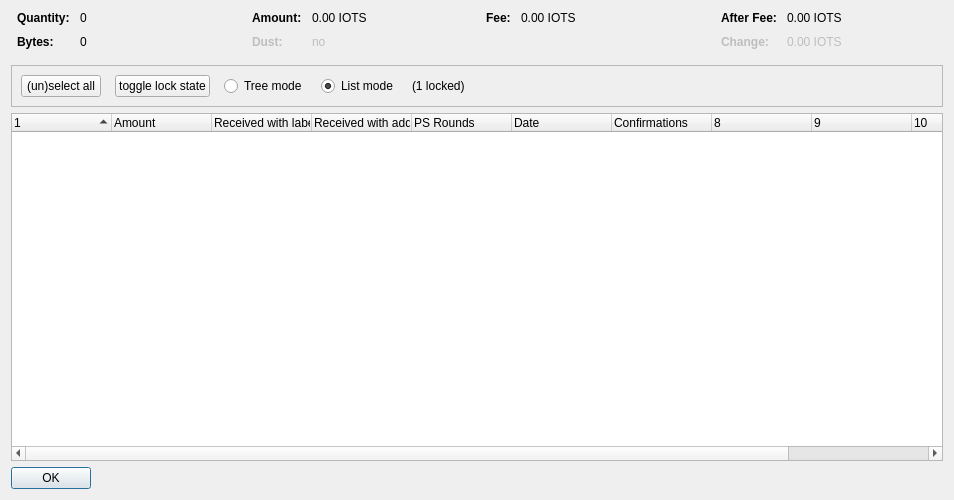
<?xml version="1.0" encoding="UTF-8"?>
<ui version="4.0">
 <class>CoinControlDialog</class>
 <widget class="QDialog" name="CoinControlDialog">
  <property name="geometry">
   <rect>
    <x>0</x>
    <y>0</y>
    <width>954</width>
    <height>500</height>
   </rect>
  </property>
  <property name="windowTitle">
   <string>Coin Selection</string>
  </property>
  <layout class="QVBoxLayout" name="verticalLayout">
   <item>
    <layout class="QHBoxLayout" name="horizontalLayoutTop" stretch="0,0,0,0">
     <property name="topMargin">
      <number>0</number>
     </property>
     <property name="bottomMargin">
      <number>10</number>
     </property>
     <item>
      <layout class="QFormLayout" name="formLayoutCoinControl1">
       <property name="horizontalSpacing">
        <number>10</number>
       </property>
       <property name="verticalSpacing">
        <number>10</number>
       </property>
       <property name="leftMargin">
        <number>6</number>
       </property>
       <property name="rightMargin">
        <number>6</number>
       </property>
       <item row="0" column="0">
        <widget class="QLabel" name="labelCoinControlQuantityText">
         <property name="font">
          <font>
           <weight>75</weight>
           <bold>true</bold>
          </font>
         </property>
         <property name="text">
          <string>Quantity:</string>
         </property>
        </widget>
       </item>
       <item row="0" column="1">
        <widget class="QLabel" name="labelCoinControlQuantity">
         <property name="cursor">
          <cursorShape>IBeamCursor</cursorShape>
         </property>
         <property name="contextMenuPolicy">
          <enum>Qt::ActionsContextMenu</enum>
         </property>
         <property name="text">
          <string notr="true">0</string>
         </property>
         <property name="textInteractionFlags">
          <set>Qt::LinksAccessibleByMouse|Qt::TextSelectableByKeyboard|Qt::TextSelectableByMouse</set>
         </property>
        </widget>
       </item>
       <item row="1" column="0">
        <widget class="QLabel" name="labelCoinControlBytesText">
         <property name="font">
          <font>
           <weight>75</weight>
           <bold>true</bold>
          </font>
         </property>
         <property name="text">
          <string>Bytes:</string>
         </property>
        </widget>
       </item>
       <item row="1" column="1">
        <widget class="QLabel" name="labelCoinControlBytes">
         <property name="cursor">
          <cursorShape>IBeamCursor</cursorShape>
         </property>
         <property name="contextMenuPolicy">
          <enum>Qt::ActionsContextMenu</enum>
         </property>
         <property name="text">
          <string notr="true">0</string>
         </property>
         <property name="textInteractionFlags">
          <set>Qt::LinksAccessibleByMouse|Qt::TextSelectableByKeyboard|Qt::TextSelectableByMouse</set>
         </property>
        </widget>
       </item>
      </layout>
     </item>
     <item>
      <layout class="QFormLayout" name="formLayoutCoinControl2">
       <property name="horizontalSpacing">
        <number>10</number>
       </property>
       <property name="verticalSpacing">
        <number>10</number>
       </property>
       <property name="leftMargin">
        <number>6</number>
       </property>
       <property name="rightMargin">
        <number>6</number>
       </property>
       <item row="0" column="0">
        <widget class="QLabel" name="labelCoinControlAmountText">
         <property name="font">
          <font>
           <weight>75</weight>
           <bold>true</bold>
          </font>
         </property>
         <property name="text">
          <string>Amount:</string>
         </property>
        </widget>
       </item>
       <item row="0" column="1">
        <widget class="QLabel" name="labelCoinControlAmount">
         <property name="cursor">
          <cursorShape>IBeamCursor</cursorShape>
         </property>
         <property name="contextMenuPolicy">
          <enum>Qt::ActionsContextMenu</enum>
         </property>
         <property name="text">
          <string notr="true">0.00 IOTS</string>
         </property>
         <property name="textInteractionFlags">
          <set>Qt::LinksAccessibleByMouse|Qt::TextSelectableByKeyboard|Qt::TextSelectableByMouse</set>
         </property>
        </widget>
       </item>
       <item row="1" column="0">
        <widget class="QLabel" name="labelCoinControlLowOutputText">
         <property name="enabled">
          <bool>false</bool>
         </property>
         <property name="font">
          <font>
           <weight>75</weight>
           <bold>true</bold>
          </font>
         </property>
         <property name="text">
          <string>Dust:</string>
         </property>
        </widget>
       </item>
       <item row="1" column="1">
        <widget class="QLabel" name="labelCoinControlLowOutput">
         <property name="enabled">
          <bool>false</bool>
         </property>
         <property name="cursor">
          <cursorShape>IBeamCursor</cursorShape>
         </property>
         <property name="contextMenuPolicy">
          <enum>Qt::ActionsContextMenu</enum>
         </property>
         <property name="text">
          <string notr="true">no</string>
         </property>
         <property name="textInteractionFlags">
          <set>Qt::LinksAccessibleByMouse|Qt::TextSelectableByKeyboard|Qt::TextSelectableByMouse</set>
         </property>
        </widget>
       </item>
      </layout>
     </item>
     <item>
      <layout class="QFormLayout" name="formLayoutCoinControl3">
       <property name="horizontalSpacing">
        <number>10</number>
       </property>
       <property name="verticalSpacing">
        <number>10</number>
       </property>
       <property name="leftMargin">
        <number>6</number>
       </property>
       <property name="rightMargin">
        <number>6</number>
       </property>
       <item row="0" column="0">
        <widget class="QLabel" name="labelCoinControlFeeText">
         <property name="font">
          <font>
           <weight>75</weight>
           <bold>true</bold>
          </font>
         </property>
         <property name="text">
          <string>Fee:</string>
         </property>
        </widget>
       </item>
       <item row="0" column="1">
        <widget class="QLabel" name="labelCoinControlFee">
         <property name="cursor">
          <cursorShape>IBeamCursor</cursorShape>
         </property>
         <property name="contextMenuPolicy">
          <enum>Qt::ActionsContextMenu</enum>
         </property>
         <property name="text">
          <string notr="true">0.00 IOTS</string>
         </property>
         <property name="textInteractionFlags">
          <set>Qt::LinksAccessibleByMouse|Qt::TextSelectableByKeyboard|Qt::TextSelectableByMouse</set>
         </property>
        </widget>
       </item>
      </layout>
     </item>
     <item>
      <layout class="QFormLayout" name="formLayoutCoinControl4">
       <property name="horizontalSpacing">
        <number>10</number>
       </property>
       <property name="verticalSpacing">
        <number>10</number>
       </property>
       <property name="leftMargin">
        <number>6</number>
       </property>
       <property name="rightMargin">
        <number>6</number>
       </property>
       <item row="0" column="0">
        <widget class="QLabel" name="labelCoinControlAfterFeeText">
         <property name="font">
          <font>
           <weight>75</weight>
           <bold>true</bold>
          </font>
         </property>
         <property name="text">
          <string>After Fee:</string>
         </property>
        </widget>
       </item>
       <item row="0" column="1">
        <widget class="QLabel" name="labelCoinControlAfterFee">
         <property name="cursor">
          <cursorShape>IBeamCursor</cursorShape>
         </property>
         <property name="contextMenuPolicy">
          <enum>Qt::ActionsContextMenu</enum>
         </property>
         <property name="text">
          <string notr="true">0.00 IOTS</string>
         </property>
         <property name="textInteractionFlags">
          <set>Qt::LinksAccessibleByMouse|Qt::TextSelectableByKeyboard|Qt::TextSelectableByMouse</set>
         </property>
        </widget>
       </item>
       <item row="1" column="0">
        <widget class="QLabel" name="labelCoinControlChangeText">
         <property name="enabled">
          <bool>false</bool>
         </property>
         <property name="font">
          <font>
           <weight>75</weight>
           <bold>true</bold>
          </font>
         </property>
         <property name="text">
          <string>Change:</string>
         </property>
        </widget>
       </item>
       <item row="1" column="1">
        <widget class="QLabel" name="labelCoinControlChange">
         <property name="enabled">
          <bool>false</bool>
         </property>
         <property name="cursor">
          <cursorShape>IBeamCursor</cursorShape>
         </property>
         <property name="contextMenuPolicy">
          <enum>Qt::ActionsContextMenu</enum>
         </property>
         <property name="text">
          <string notr="true">0.00 IOTS</string>
         </property>
         <property name="textInteractionFlags">
          <set>Qt::LinksAccessibleByMouse|Qt::TextSelectableByKeyboard|Qt::TextSelectableByMouse</set>
         </property>
        </widget>
       </item>
      </layout>
     </item>
    </layout>
   </item>
   <item>
    <widget class="QFrame" name="frame">
     <property name="minimumSize">
      <size>
       <width>0</width>
       <height>40</height>
      </size>
     </property>
     <property name="frameShape">
      <enum>QFrame::StyledPanel</enum>
     </property>
     <property name="frameShadow">
      <enum>QFrame::Sunken</enum>
     </property>
     <layout class="QHBoxLayout" name="horizontalLayout">
      <item>
       <layout class="QHBoxLayout" name="horizontalLayoutPanel" stretch="0,0,0,0,0,0">
        <property name="spacing">
         <number>14</number>
        </property>
        <item>
         <widget class="QPushButton" name="pushButtonSelectAll">
          <property name="sizePolicy">
           <sizepolicy hsizetype="Maximum" vsizetype="Fixed">
            <horstretch>0</horstretch>
            <verstretch>0</verstretch>
           </sizepolicy>
          </property>
          <property name="text">
           <string>(un)select all</string>
          </property>
          <property name="autoDefault">
           <bool>false</bool>
          </property>
         </widget>
        </item>
        <item>
         <widget class="QPushButton" name="pushButtonToggleLock">
          <property name="sizePolicy">
           <sizepolicy hsizetype="Maximum" vsizetype="Fixed">
            <horstretch>0</horstretch>
            <verstretch>0</verstretch>
           </sizepolicy>
          </property>
          <property name="text">
           <string>toggle lock state</string>
          </property>
          <property name="autoDefault">
           <bool>false</bool>
          </property>
         </widget>
        </item>
        <item>
         <widget class="QRadioButton" name="radioTreeMode">
          <property name="sizePolicy">
           <sizepolicy hsizetype="Maximum" vsizetype="Fixed">
            <horstretch>0</horstretch>
            <verstretch>0</verstretch>
           </sizepolicy>
          </property>
          <property name="text">
           <string>Tree mode</string>
          </property>
         </widget>
        </item>
        <item>
         <widget class="QRadioButton" name="radioListMode">
          <property name="sizePolicy">
           <sizepolicy hsizetype="Maximum" vsizetype="Fixed">
            <horstretch>0</horstretch>
            <verstretch>0</verstretch>
           </sizepolicy>
          </property>
          <property name="text">
           <string>List mode</string>
          </property>
          <property name="checked">
           <bool>true</bool>
          </property>
         </widget>
        </item>
        <item>
         <widget class="QLabel" name="labelLocked">
          <property name="text">
           <string>(1 locked)</string>
          </property>
         </widget>
        </item>
        <item>
         <spacer name="horizontalSpacer">
          <property name="orientation">
           <enum>Qt::Horizontal</enum>
          </property>
          <property name="sizeHint" stdset="0">
           <size>
            <width>40</width>
            <height>20</height>
           </size>
          </property>
         </spacer>
        </item>
       </layout>
      </item>
     </layout>
    </widget>
   </item>
   <item>
    <widget class="CoinControlTreeWidget" name="treeWidget">
     <property name="contextMenuPolicy">
      <enum>Qt::CustomContextMenu</enum>
     </property>
     <property name="sortingEnabled">
      <bool>false</bool>
     </property>
     <property name="columnCount">
      <number>11</number>
     </property>
     <attribute name="headerShowSortIndicator" stdset="0">
      <bool>true</bool>
     </attribute>
     <attribute name="headerStretchLastSection">
      <bool>false</bool>
     </attribute>
     <column>
      <property name="text">
       <string/>
      </property>
     </column>
     <column>
      <property name="text">
       <string>Amount</string>
      </property>
     </column>
     <column>
      <property name="text">
       <string>Received with label</string>
      </property>
     </column>
     <column>
      <property name="text">
       <string>Received with address</string>
      </property>
     </column>
     <column>
      <property name="text">
       <string>PS Rounds</string>
      </property>
     </column>
     <column>
      <property name="text">
       <string>Date</string>
      </property>
     </column>
     <column>
      <property name="text">
       <string>Confirmations</string>
      </property>
      <property name="toolTip">
       <string>Confirmed</string>
      </property>
     </column>
     <column>
      <property name="text">
       <string/>
      </property>
     </column>
     <column>
      <property name="text">
       <string/>
      </property>
     </column>
     <column>
      <property name="text">
       <string/>
      </property>
     </column>
     <column>
      <property name="text">
       <string/>
      </property>
     </column>
    </widget>
   </item>
   <item>
    <widget class="QDialogButtonBox" name="buttonBox">
     <property name="sizePolicy">
      <sizepolicy hsizetype="Maximum" vsizetype="Fixed">
       <horstretch>0</horstretch>
       <verstretch>0</verstretch>
      </sizepolicy>
     </property>
     <property name="orientation">
      <enum>Qt::Horizontal</enum>
     </property>
     <property name="standardButtons">
      <set>QDialogButtonBox::Ok</set>
     </property>
    </widget>
   </item>
  </layout>
 </widget>
 <customwidgets>
  <customwidget>
   <class>CoinControlTreeWidget</class>
   <extends>QTreeWidget</extends>
   <header>coincontroltreewidget.h</header>
  </customwidget>
 </customwidgets>
 <resources/>
 <connections/>
</ui>
